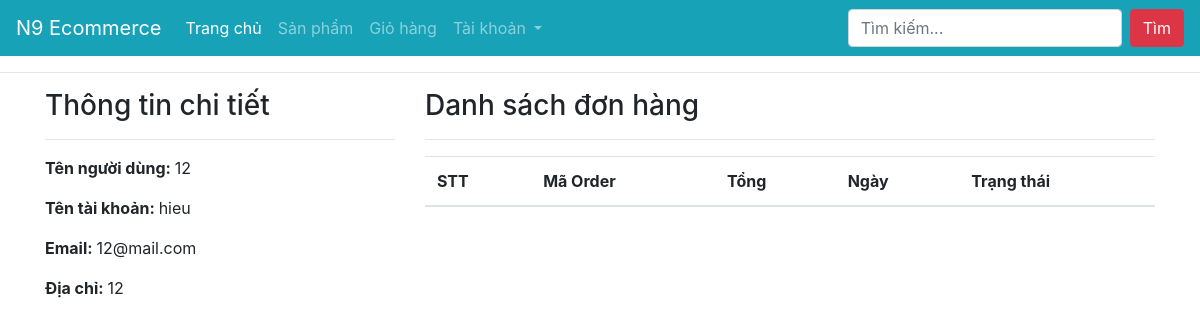
The app's page /profile/ (signed in) with its own data.
### ecomapp/models.py (models this page shows, shortened)
class Customer(models.Model):
    user = models.OneToOneField(User, on_delete=models.CASCADE)
    full_name = models.CharField(max_length=200)
    address = models.CharField(max_length=200, null=True, blank=True)
    joined_on = models.DateTimeField(auto_now_add=True)

### ecomapp/views.py (the view)
# urls.py: path("profile/", CustomerProfileView.as_view(), name="customerprofile"),
class CustomerProfileView(TemplateView):
    template_name = "customerprofile.html"
    def dispatch(self, request, *args, **kwargs):
        if request.user.is_authenticated and Customer.objects.filter(user=request.user).exists():
            pass
        else:
            return redirect("/login/?next=/profile/")
        return super().dispatch(request, *args, **kwargs)
    def get_context_data(self, **kwargs):
        context = super().get_context_data(**kwargs)
        customer = self.request.user.customer
        context['customer'] = customer
        orders = Order.objects.filter(cart__customer=customer).order_by("-id")
        context["orders"] = orders
        return context

### ecomapp/templates/customerprofile.html (shortened to what this page needs)
{% extends 'base.html' %}
{% block content %}
<div class="container">
    <div class="row">
        <div class="col-md-4">
            <h3>Thông tin chi tiết</h3><hr>
            <p><span class="font-weight-bold">Tên người dùng: </span> {{customer.full_name}}</p>
            <p><span class="font-weight-bold">Tên tài khoản: </span> {{customer.user.username}}</p>
            <p><span class="font-weight-bold">Email: </span> {{customer.user.email}}</p>
            <p><span class="font-weight-bold">Địa chỉ: </span> {{customer.address}}</p>
        </div>
        <div class="col-md-8">
            <h3>Danh sách đơn hàng</h3>
            <hr>
            <table class="table">
                <thead>
                    <tr>
                        <th>STT</th>
                        <th>Mã Order</th>
                        <th>Tổng</th>
                        <th>Ngày</th>
                        <th>Trạng thái</th>
                    </tr>
                </thead>
            </table>
        </div>
    </div>
</div>
{% endblock %}

### records on screen
Customer: full_name "12", user.username "hieu", user.email "12@mail.com", address "12"
